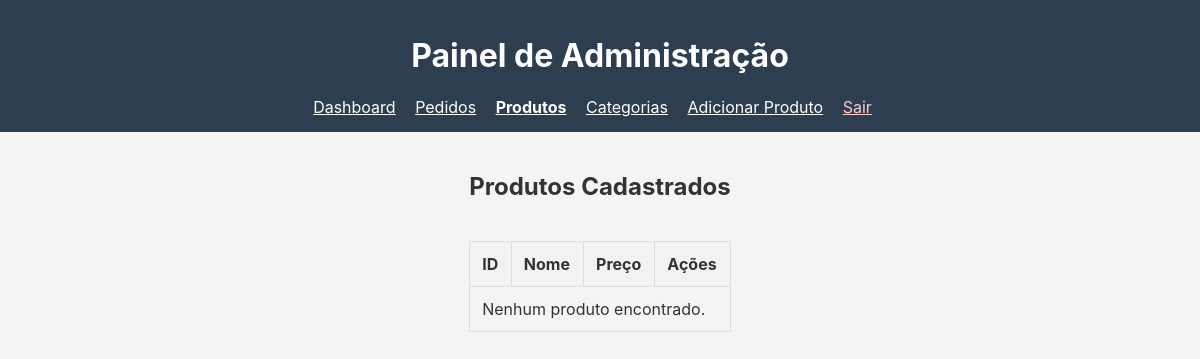
The app's page /admin/produtos.php (signed in), older data.
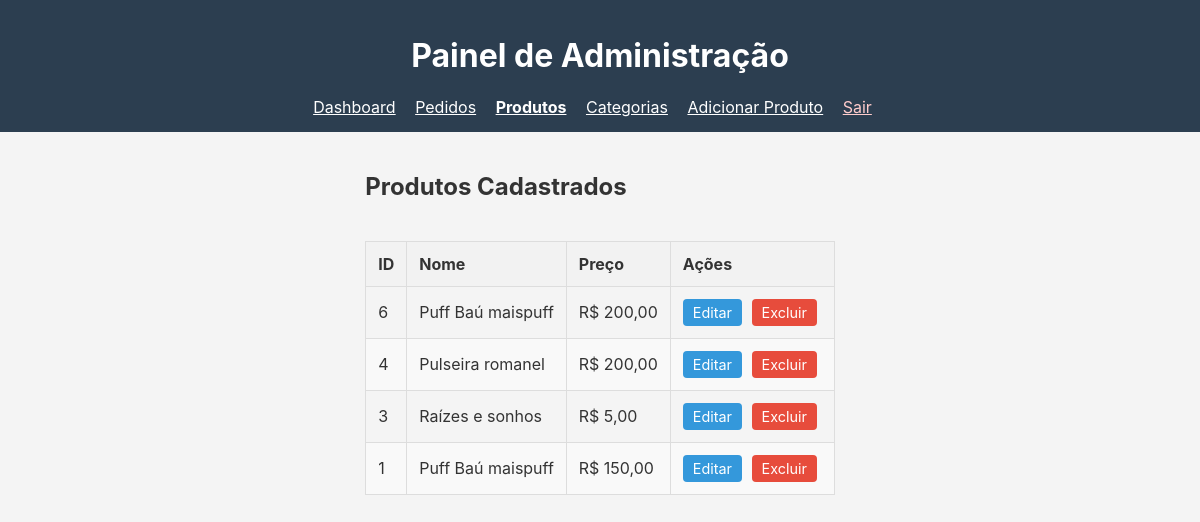
The same page, newer data.
### tables this page shows
CREATE TABLE `produtos` (
  `id` int(11) NOT NULL,
  `id_usuario` int(11) DEFAULT NULL,
  `nome` varchar(255) NOT NULL,
  `descricao` text DEFAULT NULL,
  `preco` decimal(10,2) NOT NULL,
  `id_categoria` int(11) DEFAULT NULL,
  `imagem_url` varchar(255) NOT NULL,
  `data_criacao` timestamp NOT NULL DEFAULT current_timestamp()
);

### admin/produtos.php (the view, shortened to what this page needs)
<?php
require_once 'verifica_login.php';
require_once '../config/database.php';
try {
    $query = "SELECT id, nome, preco, descricao, imagem_url FROM produtos WHERE id_usuario = :id_usuario ORDER BY id DESC";
    $stmt = $pdo->prepare($query);
    $stmt->execute([':id_usuario' => $id_usuario_logado]);
    $produtos = $stmt->fetchAll();
} catch (PDOException $e) {
    die("Erro ao buscar produtos: " . $e->getMessage());
}
?>
<!DOCTYPE html>
<html lang="pt-BR">
<head>
    <link rel="stylesheet" href="../assets/css/style.css">
</head>
<body>
    <header class="main-header" style="padding: 15px; margin-bottom: 0;">
        <h1>Painel de Administração</h1>
        <nav>
            <a href="index.php" style="color: white; margin-right: 15px;">Dashboard</a>
            <a href="pedidos.php" style="color: white; margin-right: 15px;">Pedidos</a>
            <a href="produtos.php" style="color: white; margin-right: 15px; font-weight: bold;">Produtos</a>
            <a href="categorias.php" style="color: white; margin-right: 15px;">Categorias</a>
            <a href="adicionar_produto.php" style="color: white; margin-right: 15px;">Adicionar Produto</a>
            <a href="../logout.php" style="color: #ffcccc;  margin-right: 15px;">Sair</a>
        </nav>
    </header>
    <main class="container">
        <h2>Produtos Cadastrados</h2>
        <table class="admin-table">
            <thead>
                <tr>
                    <th>ID</th>
                    <th>Nome</th>
                    <th>Preço</th>
                    <th>Ações</th>
                </tr>
            </thead>
            <tbody>
                <?php if ($produtos): ?>
                    <?php foreach ($produtos as $produto): ?>
                        <tr>
                            <td><?php echo $produto['id']; ?></td>
                            <td><?php echo htmlspecialchars($produto['nome']); ?></td>
                            <td>R$ <?php echo number_format($produto['preco'], 2, ',', '.'); ?></td>
                            <td>
                                <a href="editar_produto.php?id=<?php echo $produto['id']; ?>" class="action-btn edit-btn">Editar</a>
                                <form action="excluir_produto.php" method="POST" style="display: inline;" onsubmit="return confirm('Tem certeza que deseja excluir este produto?');">
                                    <button type="submit" class="action-btn delete-btn">Excluir</button>
                                </form>
                            </td>
                        </tr>
                    <?php endforeach; ?>
                <?php else: ?>
                    <tr>
                        <td colspan="4">Nenhum produto encontrado.</td>
                    </tr>
                <?php endif; ?>
            </tbody>
        </table>
    </main>
</body>
</html>

Row changes from the older to the newer data that the page shows:
added produtos: id "6", nome "Puff Baú maispuff", preco "200,00"
now on this page (row edited): produtos: id "4", nome "Pulseira romanel", preco "200,00"
now on this page (row edited): produtos: id "3", nome "Raízes e sonhos", preco "5,00"
now on this page (row edited): produtos: id "1", nome "Puff Baú maispuff", preco "150,00"
Text that changed along with them:
text no longer shown: "Nenhum produto encontrado."
